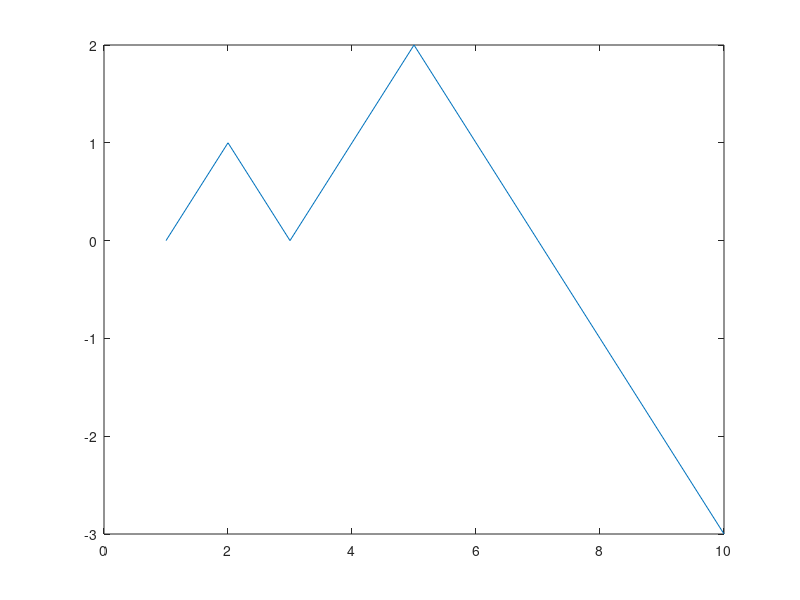

This figure's MATLAB source:
% Obtained from: https://www.mathworks.com/matlabcentral/answers/430248-how-do-i-plot-a-1-d-random-walk-that-generate-1-and-1-with-equal-probability-i-am-struggling-to-pl
% From user Torsten 

n = 10;
P = zeros(n,1);
P(1) = 0; % Starting value
for i=2:n    % i is the number of steps from 1 to 10
  R = rand;
  if R < 0.5
    S = -1;
  elseif R > 0.5
     S = 1;
  end
  P(i) = S+P(i-1) % Gives the next random walk from the new position P every time
end
ylabel('Position')
xlabel('Step Count')
title('1-D Random Walk')
plot(1:n,P)